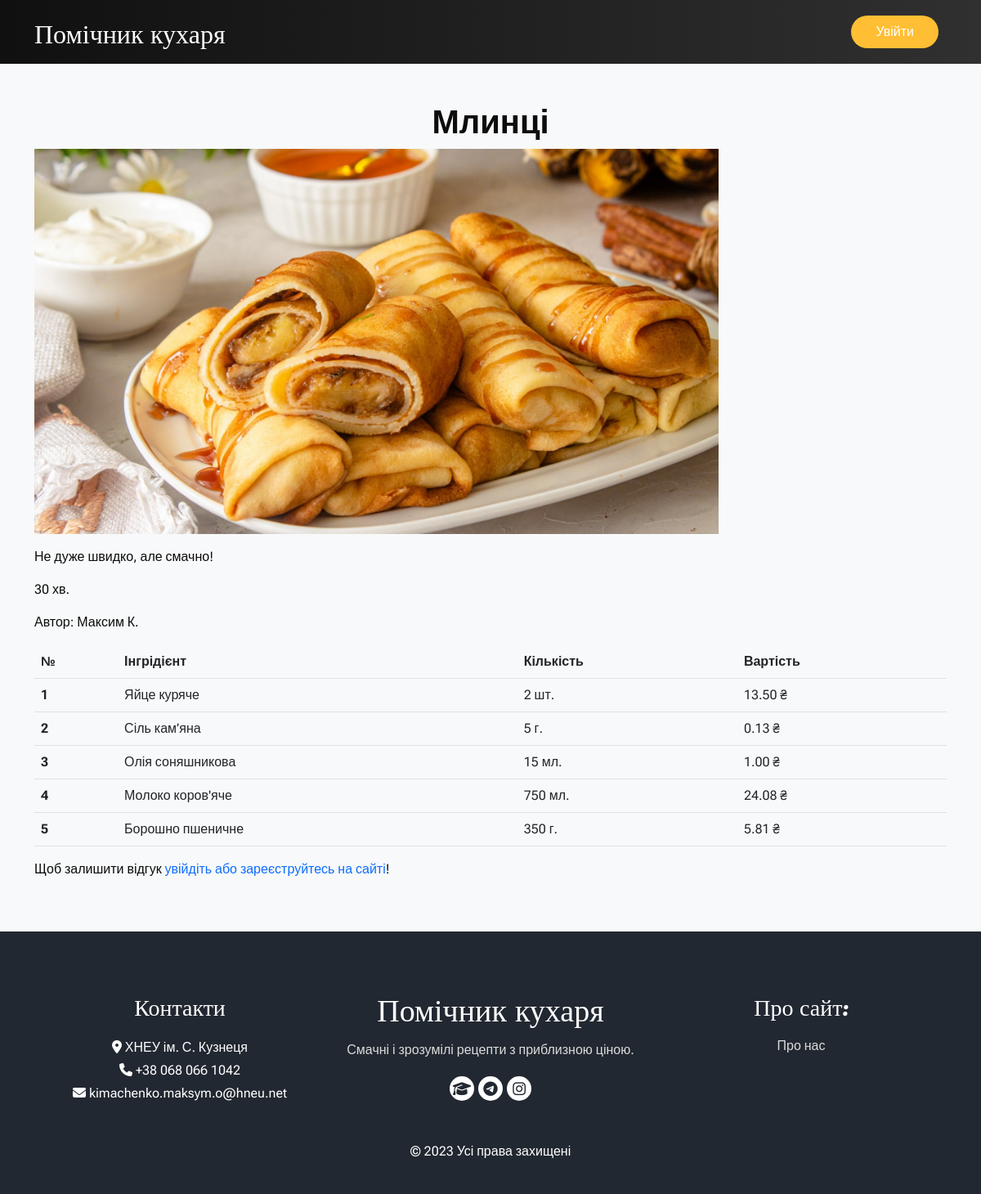
/1/, run on the app's committed database.
### recipes/models.py (models this page shows, shortened)
class Recipe(models.Model):
    def get_preview_path(self, filename):
        path = 'images/' + dateconvert(localtime(self.created), 'ymd-Hi-') + translit(self.title).replace(' ', '-') + '/cover.webp'
        return path
    preview = ResizedImageField(verbose_name='Фото-прев\'ю', upload_to=get_preview_path, size=[1920, 1080], crop=['middle', 'center'], quality=100, force_format='WEBP')
    title = models.CharField('Назва', max_length=128)
    description = models.TextField('Розгорнутий рецепт')
    cooking_time = models.CharField('Час приготування', max_length=32)
    author = models.CharField('Автор', max_length=64)
    created = models.DateTimeField('Дата публікації', auto_now_add=True)
    modified = models.DateTimeField('Дата редагування', auto_now=True)
    class Meta:
        db_table = 'Recipes'
        verbose_name = 'Рецепт'
        verbose_name_plural = 'Рецепти'

class RecipeIngredient(models.Model):
    ingredient = models.ForeignKey(Ingredient, on_delete=models.SET_NULL, null=True, verbose_name='Інгрідієнт')
    recipe = models.ForeignKey(Recipe, on_delete=models.SET_NULL, null=True)
    quantity = models.DecimalField('Кількість (кг./л./шт.)', max_digits=5, decimal_places=3)
    worth = models.DecimalField('Вартість', max_digits=6, decimal_places=2, null=True, blank=True)
    class Meta:
        db_table = 'IngredientsInRecipes'
        verbose_name = 'Інгрідієнт'
        verbose_name_plural = 'Інгрідієнти для страви'

class Ingredient(models.Model):
    name = models.CharField('Назва', max_length=64)
    amount = models.DecimalField('Кількість', max_digits=5, decimal_places=3)
    unit = models.CharField('Одиниця вимірювання',
        max_length=2,
        choices=[
        ('kg', 'кг.'),
        ('l', 'л.'),
        ('p', 'шт.'),
        ],
        default='kg',
    )
    price = models.DecimalField('Ціна', max_digits=6, decimal_places=2)
    modified = models.DateTimeField('Дата редагування', auto_now=True)
    modified_by = CurrentUserField(verbose_name='Відредагував', on_update=True)
    class Meta:
        db_table = 'Ingredients'
        verbose_name = 'Інгрідієнт'
        verbose_name_plural = 'Інгрідієнти'

### recipes/views.py (the view)
# urls.py: path('<int:pk>/', views.RecipeDetail.as_view()),
class RecipeDetail(View):
    def get(self, request, pk):
        recipe = Recipe.objects.get(id=pk)
        return render(request, 'recipes/recipe.html', {'recipe': recipe})

### custom_tags/custom_tags.py (called while the page is built)
@register.simple_tag
def lesszero(a):
    return int(a * 1000)

@register.simple_tag
def worth(a, b, c):
    return round((a / b * c), 2)

### templates/recipes/recipe.html (shortened to what this page needs)
{% load static %}
{% load custom_tags %}
<!DOCTYPE html>
<html lang="uk">
<head>
    <link href="https://cdn.jsdelivr.net/npm/bootstrap@5.2.3/dist/css/bootstrap.min.css" rel="stylesheet">
    <link rel="stylesheet" href="https://cdnjs.cloudflare.com/ajax/libs/font-awesome/6.2.1/css/all.min.css" />
    <link rel="stylesheet" href="{% static 'recipes/css/style.css' %}" />
</head>
<body class="sub_page">
    <div class="hero_area">
        <header class="header_section">
            <div class="container">
                <nav class="navbar navbar-expand-lg custom_nav-container">
                    <a class="navbar-brand" href="/">
                        <span>
                            Помічник кухаря
                        </span>
                    </a>
                    <div class="navbar-collapse">
                        <div class="user_option">
                            {% if user.is_superuser %}
                                <a href="#" class="user_link">
                                    <i class="fa-solid fa-comment" aria-hidden="true"></i>
                                </a>
                                <a href="#" class="user_link">
                                    <i class="fa-solid fa-heart" aria-hidden="true"></i>
                                </a>
                                <a href="/admin" class="user_link">
                                    <i class="fa-solid fa-wrench" aria-hidden="true"></i>
                                </a>
                                <a href="{% url 'signout' %}" class="signin">
                                    Вийти
                                </a>
                            {% else %}
                                <a href="/signin" class="signin">
                                    Увійти
                                </a>
                            {% endif %}
                        </div>
                    </div>
                </nav>
            </div>
        </header>
    </div>
    <div class="album py-5 bg-light">
        <div class="container">
            <div class="heading_container heading_center">
                <h2> {{ recipe.title }} </h2>
            </div>
            <p> <img src="{{ recipe.preview.url }}" width="75%"  alt=""> </p>
            <p> {{ recipe.description }} </p>
            <p> {{ recipe.cooking_time }} </p>
            <p> Автор: {{ recipe.author }} </p>
            <div>
                <table class="table">
                    <thead>
                      <tr>
                        <th scope="col">№</th>
                        <th scope="col">Інгрідієнт</th>
                        <th scope="col">Кількість</th>
                        <th scope="col">Вартість</th>
                      </tr>
                    </thead>
                    <tbody>
                        {% for ingredient in recipe.recipeingredient_set.all %}
                        <tr>
                            <th scope="row">{{ forloop.counter }}</th>
                            <td>{{ ingredient.ingredient.name }}</td>
                            <td>
                                {% if ingredient.ingredient.unit == 'p' %}
                                    {{ ingredient.quantity|floatformat:"0" }} шт.
                                {% elif ingredient.ingredient.unit == 'l' %}
                                    {% if ingredient.quantity < 1 %}
                                        {% lesszero ingredient.quantity %} мл.
                                    {% else %}
                                        {{ ingredient.quantity|floatformat:"1" }} л.
                                    {% endif %}
                                {% else %}
                                    {% if ingredient.quantity < 1 %}
                                        {% lesszero ingredient.quantity %} г.
                                    {% else %}
                                        {{ ingredient.quantity|floatformat:"1" }} кг.
                                    {% endif %}
                                {% endif %}
                            </td>
                            <td>{% worth ingredient.quantity ingredient.ingredient.amount ingredient.ingredient.price %} ₴</td>
                        </tr>
                        {% endfor %}
                    </tbody>
                </table>
            </div>
            {% if user.is_authenticated %}
                <div>
                    <form action="{% url 'add_comment' recipe.id %}" method="POST">
                        {% csrf_token %}
                        <textarea class="comment" name="content">Залиште свій відгук тут!</textarea>
                        <br>
                        <input type="submit">
                    </form>
                </div>
            {% else %}
                <p> Щоб залишити відгук <a href="/signin">увійдіть або зареєструйтесь на сайті</a>! </p>
            {% endif %}
        </div>
    </div>
    <footer class="footer_section">
        <div class="container">
            <div class="row">
                <div class="col-md-4 footer-col">
                    <div class="footer_contact">
                        <h4> Контакти </h4>
                        <div class="contact_link_box">
                            <div>
                                <i class="fa-solid fa-location-dot" aria-hidden="true"></i>
                                <span> ХНЕУ ім. С. Кузнеця </span>
                            </div>
                            <div>
                                <i class="fa-solid fa-phone" aria-hidden="true"></i>
                                <span> +38 068 066 1042 </span>
                            </div>
                            <div>
                                <i class="fa-solid fa-envelope" aria-hidden="true"></i>
                                <span> kimachenko.maksym.o@hneu.net </span>
                            </div>
                        </div>
                    </div>
                </div>
                <div class="col-md-4 footer-col">
                    <div class="footer_detail">
                        <a href="/" class="footer-logo"> Помічник кухаря </a>
                        <p> Смачні і зрозумілі рецепти з приблизною ціною. </p>
                        <div class="footer_social">
                            <a href="https://www.hneu.edu.ua/">
                                <i class="fa-solid fa-graduation-cap" aria-hidden="true"></i>
                            </a>
                            <a href="https://t.me/maxkimachenko">
                                <i class="fa-brands fa-telegram" aria-hidden="true"></i>
                            </a>
                            <a href="https://instagram.com/maxkimachenko">
                                <i class="fa-brands fa-instagram" aria-hidden="true"></i>
                            </a>
                        </div>
                    </div>
                </div>
                <div class="col-md-4 footer-col">
                    <h4> Про сайт: </h4>
                    <a href="#">
                        <p> Про нас </p>
                    </a>
                </div>
            </div>
            <div class="footer-info">
                <p> &copy; <span id="displayYear"></span> Усі права захищені </p>
            </div>
        </div>
    </footer>
</body>
</html>

### static/recipes/css/style.css (style rules this page uses)
body { font-family: 'Roboto Flex', sans-serif; color: #0c0c0c; background-color: #ffffff; overflow-x: hidden; }
.hero_area { position: relative; min-height: 100vh; display: -webkit-box; display: -ms-flexbox; display: flex; background-image: linear-gradient(to right, #101010 , #303030); -webkit-box-orient: vertical; -webkit-box-direction: normal; -ms-flex-direction: column; flex-direction: column; }
.sub_page .hero_area { min-height: auto; }
.header_section { padding: 10px 0; }
.navbar-brand { font-family: 'Pacifico', cursive; }
.navbar-brand span { font-size: 32px; color: #ffffff; }
.custom_nav-container { padding: 0; }
.user_option { display: -webkit-box; display: -ms-flexbox; display: flex; -webkit-box-align: center; -ms-flex-align: center; align-items: center; }
.user_option a { margin: 0 10px; }
.user_option .signin { display: inline-block; padding: 8px 30px; background-color: #ffbe33; color: #ffffff; border-radius: 45px; -webkit-transition: all 0.3s; transition: all 0.3s; border: none; }
.heading_container h2 { position: relative; margin-bottom: 0; font-size: 2.5rem; font-weight: bold; }
.heading_container.heading_center { -webkit-box-align: center; -ms-flex-align: center; align-items: center; text-align: center; }
a, a:hover, a:focus { text-decoration: none; }
.footer_section { background-color: #222831; color: #ffffff; padding: 75px 0 40px 0; text-align: center; }
.footer_section h4 { font-size: 28px; }
.footer_section h4, .footer_section .footer-logo { margin-bottom: 20px; font-family: 'Pacifico', cursive; }
.footer_section p { color: #dbdbdb; }
.footer_section .footer-col { margin-bottom: 15px; }
.footer_section .footer_contact .contact_link_box { display: -webkit-box; display: -ms-flexbox; display: flex; line-height: 1.75; -webkit-box-orient: vertical; -webkit-box-direction: normal; -ms-flex-direction: column; flex-direction: column; }
.footer_section .footer-logo { display: block; font-size: 38px; line-height: 1; color: #ffffff; }
.footer_section .footer_social { display: -webkit-box; display: -ms-flexbox; display: flex; -webkit-box-pack: center; -ms-flex-pack: center; justify-content: center; margin-top: 20px; margin-bottom: 10px; }
.footer_section .footer_social a { display: -webkit-box; display: -ms-flexbox; display: flex; -webkit-box-pack: center; -ms-flex-pack: center; justify-content: center; -webkit-box-align: center; -ms-flex-align: center; align-items: center; color: #222831; width: 30px; height: 30px; border-radius: 100%; background-color: #ffffff; border-radius: 100%; margin: 0 2.5px; font-size: 18px; }
.footer_section .footer-info { text-align: center; margin-top: 25px; }
.footer_section .footer-info p { color: #ffffff; margin: 0; }

### data on the page
Recipe: title "Млинці", preview (picture), description "Не дуже швидко, але смачно!", cooking_time "30 хв.", author "Максим К."
RecipeIngredient: ingredient.name "Яйце куряче", quantity "2", quantity+ingredient "13.50"
RecipeIngredient: ingredient.name "Сіль кам’яна", quantity "5", quantity+ingredient "0.13"
RecipeIngredient: ingredient.name "Олія соняшникова", quantity "15", quantity+ingredient "1.00"
RecipeIngredient: ingredient.name "Молоко коров'яче", quantity "750", quantity+ingredient "24.08"
RecipeIngredient: ingredient.name "Борошно пшеничне", quantity "350", quantity+ingredient "5.81"
